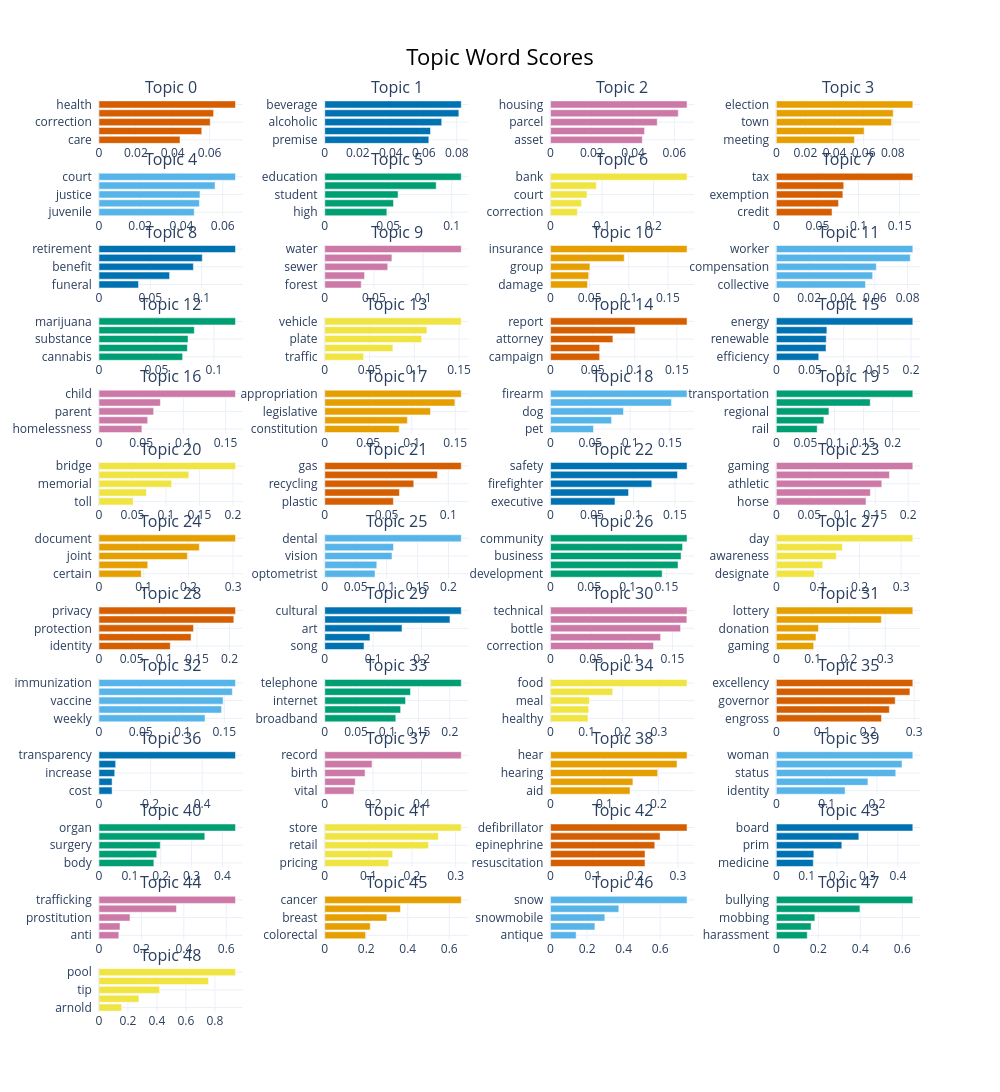

The cell this chart's notebook holds for it:
### Code cell
topic_model2.visualize_barchart(top_n_topics=50)

### Figure 1 — Plotly figure (JSON) as saved in the notebook; plotly's stock layout.template omitted (floating-point values rounded to 4 significant figures)
{"data": [{"marker": {"color": "#D55E00"}, "orientation": "h", "type": "bar", "x": [0.04395, 0.05576, 0.06035, 0.06218, 0.07406], "xaxis": "x", "y": ["care  ", "communication  ", "correction  ", "plan  ", "health  "], "yaxis": "y"}, {"marker": {"color": "#0072B2"}, "orientation": "h", "type": "bar", "x": [0.06306, 0.06408, 0.07087, 0.08126, 0.08272], "xaxis": "x2", "y": ["premise  ", "sale  ", "alcoholic  ", "license  ", "beverage  "], "yaxis": "y2"}, {"marker": {"color": "#CC79A7"}, "orientation": "h", "type": "bar", "x": [0.04449, 0.04557, 0.05171, 0.06191, 0.06616], "xaxis": "x3", "y": ["asset  ", "capital  ", "parcel  ", "land  ", "housing  "], "yaxis": "y3"}, {"marker": {"color": "#E69F00"}, "orientation": "h", "type": "bar", "x": [0.05367, 0.06033, 0.07912, 0.08027, 0.09377], "xaxis": "x4", "y": ["meeting  ", "voter  ", "town  ", "voting  ", "election  "], "yaxis": "y4"}, {"marker": {"color": "#56B4E9"}, "orientation": "h", "type": "bar", "x": [0.04617, 0.04868, 0.04895, 0.05627, 0.06617], "xaxis": "x5", "y": ["juvenile  ", "sex  ", "justice  ", "offender  ", "court  "], "yaxis": "y5"}, {"marker": {"color": "#009E73"}, "orientation": "h", "type": "bar", "x": [0.0489, 0.05414, 0.05774, 0.08777, 0.1075], "xaxis": "x6", "y": ["high  ", "teacher  ", "student  ", "school  ", "education  "], "yaxis": "y6"}, {"marker": {"color": "#F0E442"}, "orientation": "h", "type": "bar", "x": [0.05218, 0.06025, 0.07087, 0.08899, 0.2652], "xaxis": "x7", "y": ["correction  ", "developmental  ", "court  ", "trial  ", "bank  "], "yaxis": "y7"}, {"marker": {"color": "#D55E00"}, "orientation": "h", "type": "bar", "x": [0.06777, 0.07568, 0.08093, 0.08198, 0.166], "xaxis": "x8", "y": ["credit  ", "taxis  ", "exemption  ", "property  ", "tax  "], "yaxis": "y8"}, {"marker": {"color": "#0072B2"}, "orientation": "h", "type": "bar", "x": [0.03856, 0.06882, 0.09204, 0.1007, 0.1331], "xaxis": "x9", "y": ["funeral  ", "pension  ", "benefit  ", "veteran  ", "retirement  "], "yaxis": "y9"}, {"marker": {"color": "#CC79A7"}, "orientation": "h", "type": "bar", "x": [0.03709, 0.04046, 0.06404, 0.06829, 0.1389], "xaxis": "x10", "y": ["forest  ", "fishery  ", "sewer  ", "resource  ", "water  "], "yaxis": "y10"}, {"marker": {"color": "#E69F00"}, "orientation": "h", "type": "bar", "x": [0.04729, 0.04875, 0.05037, 0.09415, 0.1745], "xaxis": "x11", "y": ["damage  ", "liability  ", "group  ", "unemployment  ", "insurance  "], "yaxis": "y11"}, {"marker": {"color": "#56B4E9"}, "orientation": "h", "type": "bar", "x": [0.0543, 0.05868, 0.06091, 0.08158, 0.08315], "xaxis": "x12", "y": ["collective  ", "bargaining  ", "compensation  ", "wage  ", "worker  "], "yaxis": "y12"}, {"marker": {"color": "#009E73"}, "orientation": "h", "type": "bar", "x": [0.07274, 0.07683, 0.07741, 0.08289, 0.1187], "xaxis": "x13", "y": ["cannabis  ", "prescription  ", "substance  ", "drug  ", "marijuana  "], "yaxis": "y13"}, {"marker": {"color": "#F0E442"}, "orientation": "h", "type": "bar", "x": [0.04337, 0.07604, 0.1082, 0.1141, 0.1524], "xaxis": "x14", "y": ["traffic  ", "parking  ", "plate  ", "motor  ", "vehicle  "], "yaxis": "y14"}, {"marker": {"color": "#D55E00"}, "orientation": "h", "type": "bar", "x": [0.0583, 0.05834, 0.07404, 0.1004, 0.1621], "xaxis": "x15", "y": ["campaign  ", "finance  ", "attorney  ", "annual  ", "report  "], "yaxis": "y15"}, {"marker": {"color": "#0072B2"}, "orientation": "h", "type": "bar", "x": [0.06301, 0.07381, 0.07417, 0.07507, 0.2026], "xaxis": "x16", "y": ["efficiency  ", "utility  ", "renewable  ", "solar  ", "energy  "], "yaxis": "y16"}, {"marker": {"color": "#CC79A7"}, "orientation": "h", "type": "bar", "x": [0.05081, 0.05768, 0.06474, 0.07273, 0.1617], "xaxis": "x17", "y": ["homelessness  ", "custody  ", "parent  ", "foster  ", "child  "], "yaxis": "y17"}, {"marker": {"color": "#E69F00"}, "orientation": "h", "type": "bar", "x": [0.08551, 0.09497, 0.1215, 0.1496, 0.1569], "xaxis": "x18", "y": ["constitution  ", "make  ", "legislative  ", "amendment  ", "appropriation  "], "yaxis": "y18"}, {"marker": {"color": "#56B4E9"}, "orientation": "h", "type": "bar", "x": [0.05399, 0.07669, 0.09169, 0.1519, 0.1715], "xaxis": "x19", "y": ["pet  ", "gun  ", "dog  ", "animal  ", "firearm  "], "yaxis": "y19"}, {"marker": {"color": "#009E73"}, "orientation": "h", "type": "bar", "x": [0.07022, 0.08174, 0.09044, 0.1615, 0.2346], "xaxis": "x20", "y": ["rail  ", "bus  ", "regional  ", "transit  ", "transportation  "], "yaxis": "y20"}, {"marker": {"color": "#F0E442"}, "orientation": "h", "type": "bar", "x": [0.05108, 0.07086, 0.1085, 0.1341, 0.2039], "xaxis": "x21", "y": ["toll  ", "boston  ", "memorial  ", "designate  ", "bridge  "], "yaxis": "y21"}, {"marker": {"color": "#D55E00"}, "orientation": "h", "type": "bar", "x": [0.05555, 0.06043, 0.07205, 0.09121, 0.1105], "xaxis": "x22", "y": ["plastic  ", "fuel  ", "recycling  ", "waste  ", "gas  "], "yaxis": "y22"}, {"marker": {"color": "#0072B2"}, "orientation": "h", "type": "bar", "x": [0.07772, 0.09408, 0.1221, 0.1531, 0.1646], "xaxis": "x23", "y": ["executive  ", "security  ", "firefighter  ", "fire  ", "safety  "], "yaxis": "y23"}, {"marker": {"color": "#CC79A7"}, "orientation": "h", "type": "bar", "x": [0.1361, 0.1427, 0.16, 0.1716, 0.2071], "xaxis": "x24", "y": ["horse  ", "racing  ", "athletic  ", "sport  ", "gaming  "], "yaxis": "y24"}, {"marker": {"color": "#E69F00"}, "orientation": "h", "type": "bar", "x": [0.09458, 0.1091, 0.1978, 0.2244, 0.3053], "xaxis": "x25", "y": ["certain  ", "authorize  ", "joint  ", "current  ", "document  "], "yaxis": "y25"}, {"marker": {"color": "#56B4E9"}, "orientation": "h", "type": "bar", "x": [0.08125, 0.08407, 0.1087, 0.1111, 0.2207], "xaxis": "x26", "y": ["optometrist  ", "medical  ", "vision  ", "malpractice  ", "dental  "], "yaxis": "y26"}, {"marker": {"color": "#009E73"}, "orientation": "h", "type": "bar", "x": [0.1446, 0.1651, 0.1691, 0.171, 0.1768], "xaxis": "x27", "y": ["development  ", "small  ", "business  ", "economic  ", "community  "], "yaxis": "y27"}, {"marker": {"color": "#F0E442"}, "orientation": "h", "type": "bar", "x": [0.09112, 0.1116, 0.1441, 0.1588, 0.328], "xaxis": "x28", "y": ["designate  ", "american  ", "awareness  ", "month  ", "day  "], "yaxis": "y28"}, {"marker": {"color": "#D55E00"}, "orientation": "h", "type": "bar", "x": [0.1092, 0.141, 0.1448, 0.2065, 0.2091], "xaxis": "x29", "y": ["identity  ", "information  ", "protection  ", "consumer  ", "privacy  "], "yaxis": "y29"}, {"marker": {"color": "#0072B2"}, "orientation": "h", "type": "bar", "x": [0.0811, 0.09328, 0.1595, 0.2586, 0.2819], "xaxis": "x30", "y": ["song  ", "film  ", "art  ", "tourism  ", "cultural  "], "yaxis": "y30"}, {"marker": {"color": "#CC79A7"}, "orientation": "h", "type": "bar", "x": [0.1267, 0.1354, 0.1599, 0.1676, 0.1679], "xaxis": "x31", "y": ["correction  ", "clarify  ", "bottle  ", "milk  ", "technical  "], "yaxis": "y31"}, {"marker": {"color": "#E69F00"}, "orientation": "h", "type": "bar", "x": [0.1028, 0.1093, 0.116, 0.2893, 0.376], "xaxis": "x32", "y": ["gaming  ", "raffle  ", "donation  ", "charitable  ", "lottery  "], "yaxis": "y32"}, {"marker": {"color": "#56B4E9"}, "orientation": "h", "type": "bar", "x": [0.127, 0.1468, 0.1486, 0.1596, 0.1634], "xaxis": "x33", "y": ["weekly  ", "arbovirus  ", "vaccine  ", "hiv  ", "immunization  "], "yaxis": "y33"}, {"marker": {"color": "#009E73"}, "orientation": "h", "type": "bar", "x": [0.1136, 0.1214, 0.1292, 0.1371, 0.2184], "xaxis": "x34", "y": ["broadband  ", "telemedicine  ", "internet  ", "device  ", "telephone  "], "yaxis": "y34"}, {"marker": {"color": "#F0E442"}, "orientation": "h", "type": "bar", "x": [0.1037, 0.1057, 0.1077, 0.1721, 0.378], "xaxis": "x35", "y": ["healthy  ", "labeling  ", "meal  ", "restaurant  ", "food  "], "yaxis": "y35"}, {"marker": {"color": "#D55E00"}, "orientation": "h", "type": "bar", "x": [0.2289, 0.246, 0.2587, 0.2907, 0.297], "xaxis": "x36", "y": ["engross  ", "return  ", "governor  ", "message  ", "excellency  "], "yaxis": "y36"}, {"marker": {"color": "#0072B2"}, "orientation": "h", "type": "bar", "x": [0.05079, 0.05087, 0.06096, 0.06467, 0.5294], "xaxis": "x37", "y": ["cost  ", "promote  ", "increase  ", "accountability  ", "transparency  "], "yaxis": "y37"}, {"marker": {"color": "#CC79A7"}, "orientation": "h", "type": "bar", "x": [0.1207, 0.1261, 0.1667, 0.1957, 0.5647], "xaxis": "x38", "y": ["vital  ", "death  ", "birth  ", "certificate  ", "record  "], "yaxis": "y38"}, {"marker": {"color": "#E69F00"}, "orientation": "h", "type": "bar", "x": [0.1475, 0.1528, 0.1987, 0.2346, 0.2532], "xaxis": "x39", "y": ["aid  ", "sound  ", "hearing  ", "noise  ", "hear  "], "yaxis": "y39"}, {"marker": {"color": "#56B4E9"}, "orientation": "h", "type": "bar", "x": [0.1368, 0.1821, 0.2374, 0.2499, 0.2713], "xaxis": "x40", "y": ["identity  ", "lgbt  ", "status  ", "gender  ", "woman  "], "yaxis": "y40"}, {"marker": {"color": "#009E73"}, "orientation": "h", "type": "bar", "x": [0.1779, 0.1871, 0.1986, 0.343, 0.4424], "xaxis": "x41", "y": ["body  ", "pierce  ", "surgery  ", "donation  ", "organ  "], "yaxis": "y41"}, {"marker": {"color": "#F0E442"}, "orientation": "h", "type": "bar", "x": [0.1465, 0.1557, 0.2379, 0.2604, 0.313], "xaxis": "x42", "y": ["pricing  ", "shop  ", "retail  ", "dealer  ", "store  "], "yaxis": "y42"}, {"marker": {"color": "#D55E00"}, "orientation": "h", "type": "bar", "x": [0.2226, 0.2226, 0.2456, 0.2582, 0.3217], "xaxis": "x43", "y": ["resuscitation  ", "cardiopulmonary  ", "epinephrine  ", "external  ", "defibrillator  "], "yaxis": "y43"}, {"marker": {"color": "#0072B2"}, "orientation": "h", "type": "bar", "x": [0.1217, 0.1235, 0.2156, 0.2716, 0.4493], "xaxis": "x44", "y": ["medicine  ", "membership  ", "prim  ", "registration  ", "board  "], "yaxis": "y44"}, {"marker": {"color": "#CC79A7"}, "orientation": "h", "type": "bar", "x": [0.09345, 0.099, 0.1463, 0.3653, 0.6435], "xaxis": "x45", "y": ["anti  ", "survivor  ", "prostitution  ", "human  ", "trafficking  "], "yaxis": "y45"}, {"marker": {"color": "#E69F00"}, "orientation": "h", "type": "bar", "x": [0.1968, 0.2193, 0.2992, 0.3649, 0.6581], "xaxis": "x46", "y": ["colorectal  ", "detection  ", "breast  ", "screening  ", "cancer  "], "yaxis": "y46"}, {"marker": {"color": "#56B4E9"}, "orientation": "h", "type": "bar", "x": [0.1401, 0.2429, 0.2973, 0.3736, 0.7474], "xaxis": "x47", "y": ["antique  ", "ice  ", "snowmobile  ", "removal  ", "snow  "], "yaxis": "y47"}, {"marker": {"color": "#009E73"}, "orientation": "h", "type": "bar", "x": [0.1474, 0.1657, 0.1836, 0.3982, 0.6502], "xaxis": "x48", "y": ["harassment  ", "workplace  ", "mobbing  ", "bully  ", "bullying  "], "yaxis": "y48"}, {"marker": {"color": "#F0E442"}, "orientation": "h", "type": "bar", "x": [0.1568, 0.2754, 0.4182, 0.7559, 0.9421], "xaxis": "x49", "y": ["arnold  ", "pooling  ", "tip  ", "swimming  ", "pool  "], "yaxis": "y49"}], "layout": {"annotations": [{"font": {"size": 16}, "showarrow": false, "text": "Topic 0", "x": 0.0875, "xanchor": "center", "xref": "paper", "y": 1, "yanchor": "bottom", "yref": "paper"}, {"font": {"size": 16}, "showarrow": false, "text": "Topic 1", "x": 0.3625, "xanchor": "center", "xref": "paper", "y": 1, "yanchor": "bottom", "yref": "paper"}, {"font": {"size": 16}, "showarrow": false, "text": "Topic 2", "x": 0.6375, "xanchor": "center", "xref": "paper", "y": 1, "yanchor": "bottom", "yref": "paper"}, {"font": {"size": 16}, "showarrow": false, "text": "Topic 3", "x": 0.9125, "xanchor": "center", "xref": "paper", "y": 1, "yanchor": "bottom", "yref": "paper"}, {"font": {"size": 16}, "showarrow": false, "text": "Topic 4", "x": 0.0875, "xanchor": "center", "xref": "paper", "y": 0.9207, "yanchor": "bottom", "yref": "paper"}, {"font": {"size": 16}, "showarrow": false, "text": "Topic 5", "x": 0.3625, "xanchor": "center", "xref": "paper", "y": 0.9207, "yanchor": "bottom", "yref": "paper"}, {"font": {"size": 16}, "showarrow": false, "text": "Topic 6", "x": 0.6375, "xanchor": "center", "xref": "paper", "y": 0.9207, "yanchor": "bottom", "yref": "paper"}, {"font": {"size": 16}, "showarrow": false, "text": "Topic 7", "x": 0.9125, "xanchor": "center", "xref": "paper", "y": 0.9207, "yanchor": "bottom", "yref": "paper"}, {"font": {"size": 16}, "showarrow": false, "text": "Topic 8", "x": 0.0875, "xanchor": "center", "xref": "paper", "y": 0.8414, "yanchor": "bottom", "yref": "paper"}, {"font": {"size": 16}, "showarrow": false, "text": "Topic 9", "x": 0.3625, "xanchor": "center", "xref": "paper", "y": 0.8414, "yanchor": "bottom", "yref": "paper"}, {"font": {"size": 16}, "showarrow": false, "text": "Topic 10", "x": 0.6375, "xanchor": "center", "xref": "paper", "y": 0.8414, "yanchor": "bottom", "yref": "paper"}, {"font": {"size": 16}, "showarrow": false, "text": "Topic 11", "x": 0.9125, "xanchor": "center", "xref": "paper", "y": 0.8414, "yanchor": "bottom", "yref": "paper"}, {"font": {"size": 16}, "showarrow": false, "text": "Topic 12", "x": 0.0875, "xanchor": "center", "xref": "paper", "y": 0.7621, "yanchor": "bottom", "yref": "paper"}, {"font": {"size": 16}, "showarrow": false, "text": "Topic 13", "x": 0.3625, "xanchor": "center", "xref": "paper", "y": 0.7621, "yanchor": "bottom", "yref": "paper"}, {"font": {"size": 16}, "showarrow": false, "text": "Topic 14", "x": 0.6375, "xanchor": "center", "xref": "paper", "y": 0.7621, "yanchor": "bottom", "yref": "paper"}, {"font": {"size": 16}, "showarrow": false, "text": "Topic 15", "x": 0.9125, "xanchor": "center", "xref": "paper", "y": 0.7621, "yanchor": "bottom", "yref": "paper"}, {"font": {"size": 16}, "showarrow": false, "text": "Topic 16", "x": 0.0875, "xanchor": "center", "xref": "paper", "y": 0.6828, "yanchor": "bottom", "yref": "paper"}, {"font": {"size": 16}, "showarrow": false, "text": "Topic 17", "x": 0.3625, "xanchor": "center", "xref": "paper", "y": 0.6828, "yanchor": "bottom", "yref": "paper"}, {"font": {"size": 16}, "showarrow": false, "text": "Topic 18", "x": 0.6375, "xanchor": "center", "xref": "paper", "y": 0.6828, "yanchor": "bottom", "yref": "paper"}, {"font": {"size": 16}, "showarrow": false, "text": "Topic 19", "x": 0.9125, "xanchor": "center", "xref": "paper", "y": 0.6828, "yanchor": "bottom", "yref": "paper"}, {"font": {"size": 16}, "showarrow": false, "text": "Topic 20", "x": 0.0875, "xanchor": "center", "xref": "paper", "y": 0.6036, "yanchor": "bottom", "yref": "paper"}, {"font": {"size": 16}, "showarrow": false, "text": "Topic 21", "x": 0.3625, "xanchor": "center", "xref": "paper", "y": 0.6036, "yanchor": "bottom", "yref": "paper"}, {"font": {"size": 16}, "showarrow": false, "text": "Topic 22", "x": 0.6375, "xanchor": "center", "xref": "paper", "y": 0.6036, "yanchor": "bottom", "yref": "paper"}, {"font": {"size": 16}, "showarrow": false, "text": "Topic 23", "x": 0.9125, "xanchor": "center", "xref": "paper", "y": 0.6036, "yanchor": "bottom", "yref": "paper"}, {"font": {"size": 16}, "showarrow": false, "text": "Topic 24", "x": 0.0875, "xanchor": "center", "xref": "paper", "y": 0.5243, "yanchor": "bottom", "yref": "paper"}, {"font": {"size": 16}, "showarrow": false, "text": "Topic 25", "x": 0.3625, "xanchor": "center", "xref": "paper", "y": 0.5243, "yanchor": "bottom", "yref": "paper"}, {"font": {"size": 16}, "showarrow": false, "text": "Topic 26", "x": 0.6375, "xanchor": "center", "xref": "paper", "y": 0.5243, "yanchor": "bottom", "yref": "paper"}, {"font": {"size": 16}, "showarrow": false, "text": "Topic 27", "x": 0.9125, "xanchor": "center", "xref": "paper", "y": 0.5243, "yanchor": "bottom", "yref": "paper"}, {"font": {"size": 16}, "showarrow": false, "text": "Topic 28", "x": 0.0875, "xanchor": "center", "xref": "paper", "y": 0.445, "yanchor": "bottom", "yref": "paper"}, {"font": {"size": 16}, "showarrow": false, "text": "Topic 29", "x": 0.3625, "xanchor": "center", "xref": "paper", "y": 0.445, "yanchor": "bottom", "yref": "paper"}, {"font": {"size": 16}, "showarrow": false, "text": "Topic 30", "x": 0.6375, "xanchor": "center", "xref": "paper", "y": 0.445, "yanchor": "bottom", "yref": "paper"}, {"font": {"size": 16}, "showarrow": false, "text": "Topic 31", "x": 0.9125, "xanchor": "center", "xref": "paper", "y": 0.445, "yanchor": "bottom", "yref": "paper"}, {"font": {"size": 16}, "showarrow": false, "text": "Topic 32", "x": 0.0875, "xanchor": "center", "xref": "paper", "y": 0.3657, "yanchor": "bottom", "yref": "paper"}, {"font": {"size": 16}, "showarrow": false, "text": "Topic 33", "x": 0.3625, "xanchor": "center", "xref": "paper", "y": 0.3657, "yanchor": "bottom", "yref": "paper"}, {"font": {"size": 16}, "showarrow": false, "text": "Topic 34", "x": 0.6375, "xanchor": "center", "xref": "paper", "y": 0.3657, "yanchor": "bottom", "yref": "paper"}, {"font": {"size": 16}, "showarrow": false, "text": "Topic 35", "x": 0.9125, "xanchor": "center", "xref": "paper", "y": 0.3657, "yanchor": "bottom", "yref": "paper"}, {"font": {"size": 16}, "showarrow": false, "text": "Topic 36", "x": 0.0875, "xanchor": "center", "xref": "paper", "y": 0.2864, "yanchor": "bottom", "yref": "paper"}, {"font": {"size": 16}, "showarrow": false, "text": "Topic 37", "x": 0.3625, "xanchor": "center", "xref": "paper", "y": 0.2864, "yanchor": "bottom", "yref": "paper"}, {"font": {"size": 16}, "showarrow": false, "text": "Topic 38", "x": 0.6375, "xanchor": "center", "xref": "paper", "y": 0.2864, "yanchor": "bottom", "yref": "paper"}, {"font": {"size": 16}, "showarrow": false, "text": "Topic 39", "x": 0.9125, "xanchor": "center", "xref": "paper", "y": 0.2864, "yanchor": "bottom", "yref": "paper"}, {"font": {"size": 16}, "showarrow": false, "text": "Topic 40", "x": 0.0875, "xanchor": "center", "xref": "paper", "y": 0.2071, "yanchor": "bottom", "yref": "paper"}, {"font": {"size": 16}, "showarrow": false, "text": "Topic 41", "x": 0.3625, "xanchor": "center", "xref": "paper", "y": 0.2071, "yanchor": "bottom", "yref": "paper"}, {"font": {"size": 16}, "showarrow": false, "text": "Topic 42", "x": 0.6375, "xanchor": "center", "xref": "paper", "y": 0.2071, "yanchor": "bottom", "yref": "paper"}, {"font": {"size": 16}, "showarrow": false, "text": "Topic 43", "x": 0.9125, "xanchor": "center", "xref": "paper", "y": 0.2071, "yanchor": "bottom", "yref": "paper"}, {"font": {"size": 16}, "showarrow": false, "text": "Topic 44", "x": 0.0875, "xanchor": "center", "xref": "paper", "y": 0.1278, "yanchor": "bottom", "yref": "paper"}, {"font": {"size": 16}, "showarrow": false, "text": "Topic 45", "x": 0.3625, "xanchor": "center", "xref": "paper", "y": 0.1278, "yanchor": "bottom", "yref": "paper"}, {"font": {"size": 16}, "showarrow": false, "text": "Topic 46", "x": 0.6375, "xanchor": "center", "xref": "paper", "y": 0.1278, "yanchor": "bottom", "yref": "paper"}, {"font": {"size": 16}, "showarrow": false, "text": "Topic 47", "x": 0.9125, "xanchor": "center", "xref": "paper", "y": 0.1278, "yanchor": "bottom", "yref": "paper"}, {"font": {"size": 16}, "showarrow": false, "text": "Topic 48", "x": 0.0875, "xanchor": "center", "xref": "paper", "y": 0.04852, "yanchor": "bottom", "yref": "paper"}], "height": 3250, "hoverlabel": {"bgcolor": "white", "font": {"family": "Rockwell", "size": 16}}, "showlegend": false, "title": {"font": {"color": "Black", "size": 22}, "text": "Topic Word Scores", "x": 0.5, "xanchor": "center", "yanchor": "top"}, "width": 1000, "xaxis": {"anchor": "y", "domain": [0, 0.175], "showgrid": true}, "xaxis10": {"anchor": "y10", "domain": [0.275, 0.45], "showgrid": true}, "xaxis11": {"anchor": "y11", "domain": [0.55, 0.725], "showgrid": true}, "xaxis12": {"anchor": "y12", "domain": [0.825, 1], "showgrid": true}, "xaxis13": {"anchor": "y13", "domain": [0, 0.175], "showgrid": true}, "xaxis14": {"anchor": "y14", "domain": [0.275, 0.45], "showgrid": true}, "xaxis15": {"anchor": "y15", "domain": [0.55, 0.725], "showgrid": true}, "xaxis16": {"anchor": "y16", "domain": [0.825, 1], "showgrid": true}, "xaxis17": {"anchor": "y17", "domain": [0, 0.175], "showgrid": true}, "xaxis18": {"anchor": "y18", "domain": [0.275, 0.45], "showgrid": true}, "xaxis19": {"anchor": "y19", "domain": [0.55, 0.725], "showgrid": true}, "xaxis2": {"anchor": "y2", "domain": [0.275, 0.45], "showgrid": true}, "xaxis20": {"anchor": "y20", "domain": [0.825, 1], "showgrid": true}, "xaxis21": {"anchor": "y21", "domain": [0, 0.175], "showgrid": true}, "xaxis22": {"anchor": "y22", "domain": [0.275, 0.45], "showgrid": true}, "xaxis23": {"anchor": "y23", "domain": [0.55, 0.725], "showgrid": true}, "xaxis24": {"anchor": "y24", "domain": [0.825, 1], "showgrid": true}, "xaxis25": {"anchor": "y25", "domain": [0, 0.175], "showgrid": true}, "xaxis26": {"anchor": "y26", "domain": [0.275, 0.45], "showgrid": true}, "xaxis27": {"anchor": "y27", "domain": [0.55, 0.725], "showgrid": true}, "xaxis28": {"anchor": "y28", "domain": [0.825, 1], "showgrid": true}, "xaxis29": {"anchor": "y29", "domain": [0, 0.175], "showgrid": true}, "xaxis3": {"anchor": "y3", "domain": [0.55, 0.725], "showgrid": true}, "xaxis30": {"anchor": "y30", "domain": [0.275, 0.45], "showgrid": true}, "xaxis31": {"anchor": "y31", "domain": [0.55, 0.725], "showgrid": true}, "xaxis32": {"anchor": "y32", "domain": [0.825, 1], "showgrid": true}, "xaxis33": {"anchor": "y33", "domain": [0, 0.175], "showgrid": true}, "xaxis34": {"anchor": "y34", "domain": [0.275, 0.45], "showgrid": true}, "xaxis35": {"anchor": "y35", "domain": [0.55, 0.725], "showgrid": true}, "xaxis36": {"anchor": "y36", "domain": [0.825, 1], "showgrid": true}, "xaxis37": {"anchor": "y37", "domain": [0, 0.175], "showgrid": true}, "xaxis38": {"anchor": "y38", "domain": [0.275, 0.45], "showgrid": true}, "xaxis39": {"anchor": "y39", "domain": [0.55, 0.725], "showgrid": true}, "xaxis4": {"anchor": "y4", "domain": [0.825, 1], "showgrid": true}, "xaxis40": {"anchor": "y40", "domain": [0.825, 1], "showgrid": true}, "xaxis41": {"anchor": "y41", "domain": [0, 0.175], "showgrid": true}, "xaxis42": {"anchor": "y42", "domain": [0.275, 0.45], "showgrid": true}, "xaxis43": {"anchor": "y43", "domain": [0.55, 0.725], "showgrid": true}, "xaxis44": {"anchor": "y44", "domain": [0.825, 1], "showgrid": true}, "xaxis45": {"anchor": "y45", "domain": [0, 0.175], "showgrid": true}, "xaxis46": {"anchor": "y46", "domain": [0.275, 0.45], "showgrid": true}, "xaxis47": {"anchor": "y47", "domain": [0.55, 0.725], "showgrid": true}, "xaxis48": {"anchor": "y48", "domain": [0.825, 1], "showgrid": true}, "xaxis49": {"anchor": "y49", "domain": [0, 0.175], "showgrid": true}, "xaxis5": {"anchor": "y5", "domain": [0, 0.175], "showgrid": true}, "xaxis50": {"anchor": "y50", "domain": [0.275, 0.45], "showgrid": true}, "xaxis51": {"anchor": "y51", "domain": [0.55, 0.725], "showgrid": true}, "xaxis52": {"anchor": "y52", "domain": [0.825, 1], "showgrid": true}, "xaxis6": {"anchor": "y6", "domain": [0.275, 0.45], "showgrid": true}, "xaxis7": {"anchor": "y7", "domain": [0.55, 0.725], "showgrid": true}, "xaxis8": {"anchor": "y8", "domain": [0.825, 1], "showgrid": true}, "xaxis9": {"anchor": "y9", "domain": [0, 0.175], "showgrid": true}, "yaxis": {"anchor": "x", "domain": [0.9515, 1], "showgrid": true}, "yaxis10": {"anchor": "x10", "domain": [0.7929, 0.8414], "showgrid": true}, "yaxis11": {"anchor": "x11", "domain": [0.7929, 0.8414], "showgrid": true}, "yaxis12": {"anchor": "x12", "domain": [0.7929, 0.8414], "showgrid": true}, "yaxis13": {"anchor": "x13", "domain": [0.7136, 0.7621], "showgrid": true}, "yaxis14": {"anchor": "x14", "domain": [0.7136, 0.7621], "showgrid": true}, "yaxis15": {"anchor": "x15", "domain": [0.7136, 0.7621], "showgrid": true}, "yaxis16": {"anchor": "x16", "domain": [0.7136, 0.7621], "showgrid": true}, "yaxis17": {"anchor": "x17", "domain": [0.6343, 0.6828], "showgrid": true}, "yaxis18": {"anchor": "x18", "domain": [0.6343, 0.6828], "showgrid": true}, "yaxis19": {"anchor": "x19", "domain": [0.6343, 0.6828], "showgrid": true}, "yaxis2": {"anchor": "x2", "domain": [0.9515, 1], "showgrid": true}, "yaxis20": {"anchor": "x20", "domain": [0.6343, 0.6828], "showgrid": true}, "yaxis21": {"anchor": "x21", "domain": [0.555, 0.6036], "showgrid": true}, "yaxis22": {"anchor": "x22", "domain": [0.555, 0.6036], "showgrid": true}, "yaxis23": {"anchor": "x23", "domain": [0.555, 0.6036], "showgrid": true}, "yaxis24": {"anchor": "x24", "domain": [0.555, 0.6036], "showgrid": true}, "yaxis25": {"anchor": "x25", "domain": [0.4757, 0.5243], "showgrid": true}, "yaxis26": {"anchor": "x26", "domain": [0.4757, 0.5243], "showgrid": true}, "yaxis27": {"anchor": "x27", "domain": [0.4757, 0.5243], "showgrid": true}, "yaxis28": {"anchor": "x28", "domain": [0.4757, 0.5243], "showgrid": true}, "yaxis29": {"anchor": "x29", "domain": [0.3964, 0.445], "showgrid": true}, "yaxis3": {"anchor": "x3", "domain": [0.9515, 1], "showgrid": true}, "yaxis30": {"anchor": "x30", "domain": [0.3964, 0.445], "showgrid": true}, "yaxis31": {"anchor": "x31", "domain": [0.3964, 0.445], "showgrid": true}, "yaxis32": {"anchor": "x32", "domain": [0.3964, 0.445], "showgrid": true}, "yaxis33": {"anchor": "x33", "domain": [0.3172, 0.3657], "showgrid": true}, "yaxis34": {"anchor": "x34", "domain": [0.3172, 0.3657], "showgrid": true}, "yaxis35": {"anchor": "x35", "domain": [0.3172, 0.3657], "showgrid": true}, "yaxis36": {"anchor": "x36", "domain": [0.3172, 0.3657], "showgrid": true}, "yaxis37": {"anchor": "x37", "domain": [0.2379, 0.2864], "showgrid": true}, "yaxis38": {"anchor": "x38", "domain": [0.2379, 0.2864], "showgrid": true}, "yaxis39": {"anchor": "x39", "domain": [0.2379, 0.2864], "showgrid": true}, "yaxis4": {"anchor": "x4", "domain": [0.9515, 1], "showgrid": true}, "yaxis40": {"anchor": "x40", "domain": [0.2379, 0.2864], "showgrid": true}, "yaxis41": {"anchor": "x41", "domain": [0.1586, 0.2071], "showgrid": true}, "yaxis42": {"anchor": "x42", "domain": [0.1586, 0.2071], "showgrid": true}, "yaxis43": {"anchor": "x43", "domain": [0.1586, 0.2071], "showgrid": true}, "yaxis44": {"anchor": "x44", "domain": [0.1586, 0.2071], "showgrid": true}, "yaxis45": {"anchor": "x45", "domain": [0.07929, 0.1278], "showgrid": true}, "yaxis46": {"anchor": "x46", "domain": [0.07929, 0.1278], "showgrid": true}, "yaxis47": {"anchor": "x47", "domain": [0.07929, 0.1278], "showgrid": true}, "yaxis48": {"anchor": "x48", "domain": [0.07929, 0.1278], "showgrid": true}, "yaxis49": {"anchor": "x49", "domain": [0, 0.04852], "showgrid": true}, "yaxis5": {"anchor": "x5", "domain": [0.8722, 0.9207], "showgrid": true}, "yaxis50": {"anchor": "x50", "domain": [0, 0.04852], "showgrid": true}, "yaxis51": {"anchor": "x51", "domain": [0, 0.04852], "showgrid": true}, "yaxis52": {"anchor": "x52", "domain": [0, 0.04852], "showgrid": true}, "yaxis6": {"anchor": "x6", "domain": [0.8722, 0.9207], "showgrid": true}, "yaxis7": {"anchor": "x7", "domain": [0.8722, 0.9207], "showgrid": true}, "yaxis8": {"anchor": "x8", "domain": [0.8722, 0.9207], "showgrid": true}, "yaxis9": {"anchor": "x9", "domain": [0.7929, 0.8414], "showgrid": true}}}
